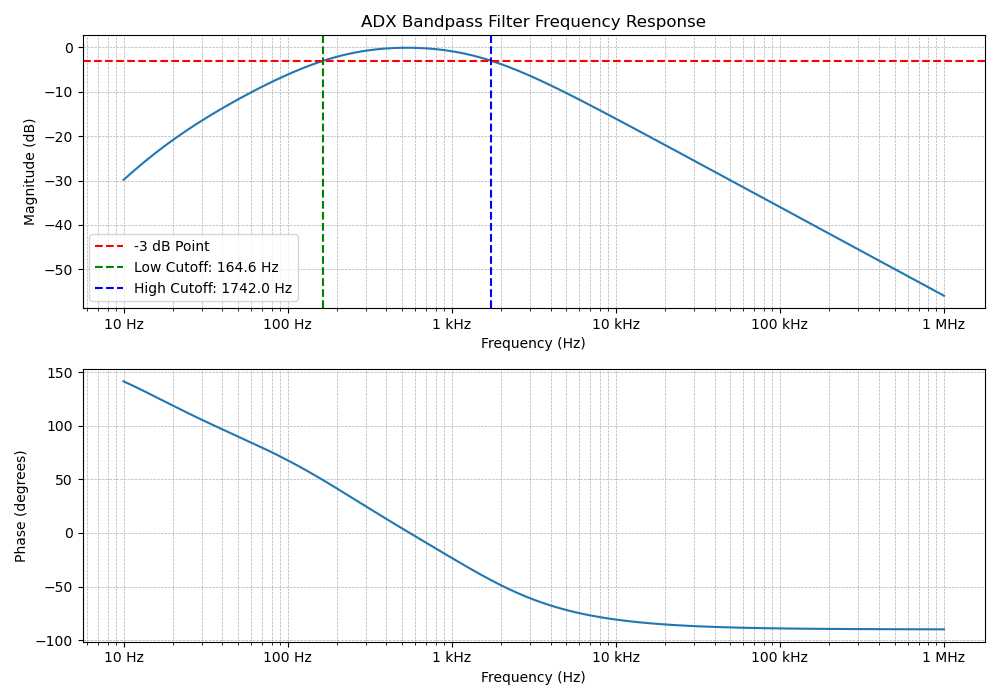

Generate this figure with Python:
import numpy as np
import matplotlib.pyplot as plt
from scipy.signal import TransferFunction, bode

# Define the components values (re-verified)
C1 = 100e-9  # 100nF
R1 = 1e6     # 1MΩ
R2 = 4.7e3   # 4.7kΩ
R3 = 10e3    # 10kΩ
C2 = 10e-9   # 10nF
R4 = 10e3    # 10kΩ
C3 = 10e-9   # 10nF

# Transfer function components re-evaluated
numerator = [C1 * R1 * R3 * C2, 0, 0]
denominator = [
    C1 * R1 * R3 * R4 * C2 * C3,
    (R1 + R2 + R3) * C1 * C3 * R4,
    (R3 + R4) * C1 + (R1 + R2) * C3 + R3 * C2,
    1
]

# Create Transfer Function
system = TransferFunction(numerator, denominator)

# Frequency range for analysis
frequencies = np.logspace(1, 6, 1000)  # 10 Hz to 1 MHz
w = 2 * np.pi * frequencies  # Angular frequency

# Calculate the frequency response
w, mag, phase = bode(system, w)

# Interpolation for -3dB points
def find_cutoff_frequency(frequencies, mag_db, target_db=-3):
    idx = np.where(np.diff(np.sign(mag_db - target_db)))[0]
    if len(idx) > 0:
        idx = idx[0]
        f1, f2 = frequencies[idx], frequencies[idx + 1]
        m1, m2 = mag_db[idx], mag_db[idx + 1]
        cutoff_freq = f1 + (f2 - f1) * (target_db - m1) / (m2 - m1)
        return cutoff_freq
    return None

low_cutoff_freq = find_cutoff_frequency(frequencies, mag, -3)
high_cutoff_freq = find_cutoff_frequency(frequencies[::-1], mag[::-1], -3)

# Generate the plot
plt.figure(figsize=(10, 7))

# Magnitude plot
plt.subplot(2, 1, 1)
plt.plot(frequencies, mag)
plt.title('ADX Bandpass Filter Frequency Response')
plt.xlabel('Frequency (Hz)')
plt.ylabel('Magnitude (dB)')
plt.grid(True, which='both', linestyle='--', linewidth=0.5)
plt.axhline(-3, color='r', linestyle='--', label='-3 dB Point')

# Indicate specific cutoff frequencies
if low_cutoff_freq:
    plt.axvline(low_cutoff_freq, color='g', linestyle='--', label=f'Low Cutoff: {low_cutoff_freq:.1f} Hz')
if high_cutoff_freq:
    plt.axvline(high_cutoff_freq, color='b', linestyle='--', label=f'High Cutoff: {high_cutoff_freq:.1f} Hz')

plt.legend(loc='best')

# Convert frequency axis to human-readable Hz suffixes
plt.xscale('log')
freq_ticks = [10, 100, 1e3, 10e3, 100e3, 1e6]
freq_labels = ['10 Hz', '100 Hz', '1 kHz', '10 kHz', '100 kHz', '1 MHz']
plt.xticks(freq_ticks, freq_labels)

# Phase plot
plt.subplot(2, 1, 2)
plt.plot(frequencies, phase)
plt.xlabel('Frequency (Hz)')
plt.ylabel('Phase (degrees)')
plt.grid(True, which='both', linestyle='--', linewidth=0.5)
plt.xscale('log')
plt.xticks(freq_ticks, freq_labels)

# Adjust layout
plt.tight_layout()

# Save the figure
script_name = __file__
output_name = script_name.replace('.py', '.png')
plt.savefig(output_name)
